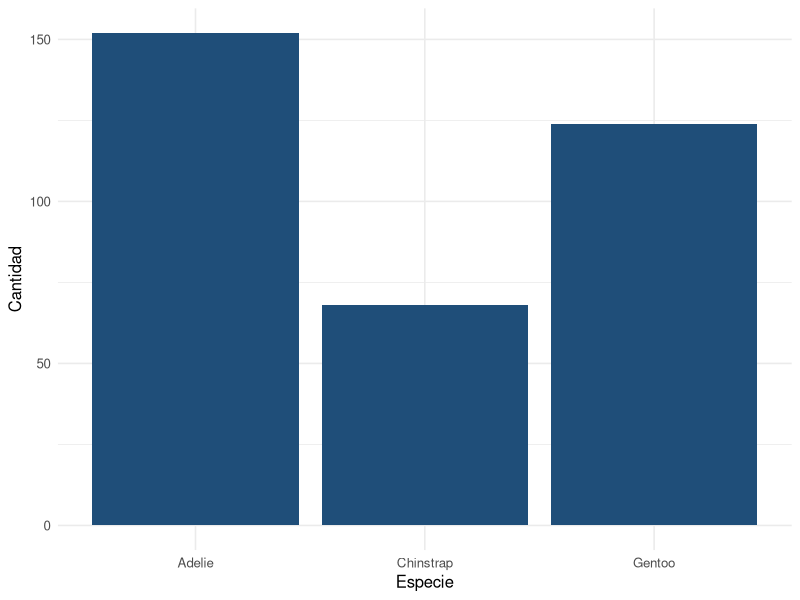
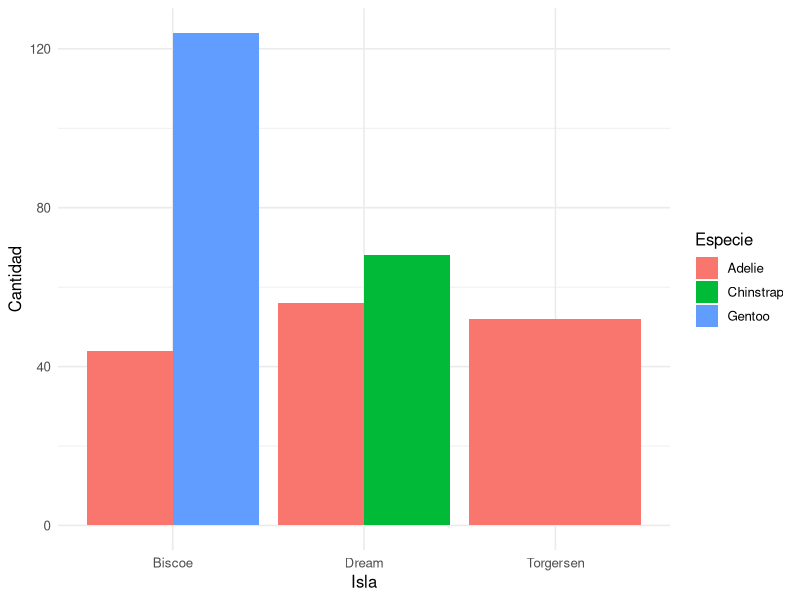
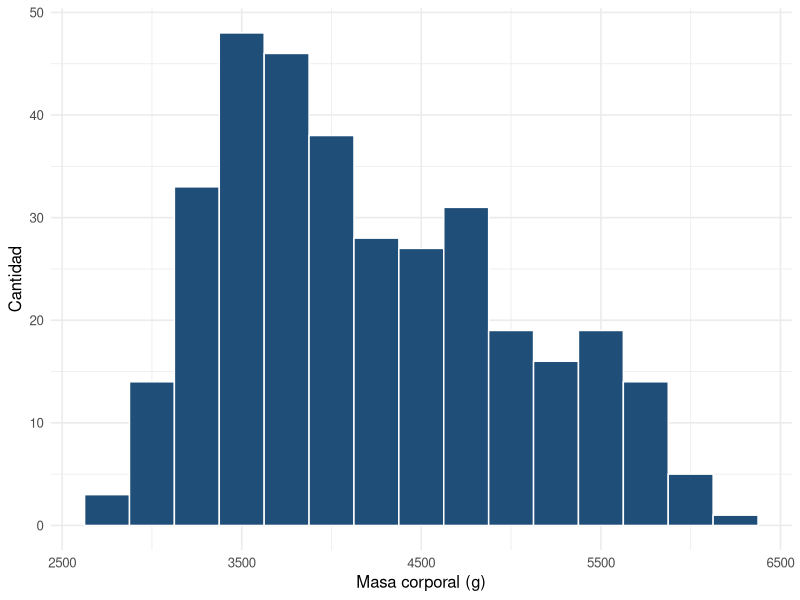
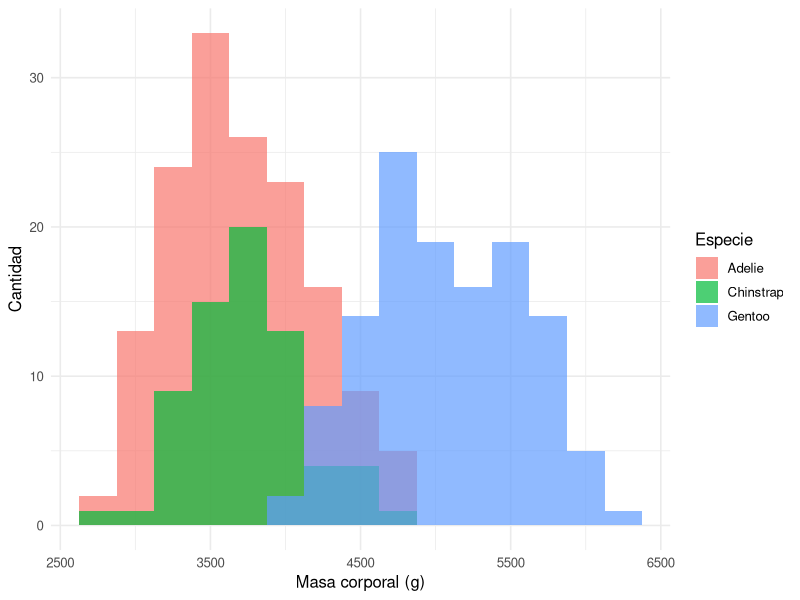

These figures' R source, in order: (Note: this script raises an error after producing the figures.)
## ---- chunk 1
#| label: setup
#| include: false
library(tidyverse)
library(palmerpenguins)
theme_set(theme_minimal(base_size = 12))
## ---- chunk 2
#| label: glimpse-penguins
library(palmerpenguins)
glimpse(penguins)
## ---- chunk 3
#| label: leer-csv
galletas <- read.csv("datos/galletas.csv")
head(galletas)
## ---- chunk 4
#| label: summary-galletas
summary(galletas)
## ---- chunk 5
#| label: factor-marca
galletas$marca <- factor(galletas$marca)
levels(galletas$marca)
## ---- chunk 6
#| label: fig-barras-especie
#| fig-cap: "Número de pingüinos por especie."
#| fig-width: 5
#| fig-height: 3
ggplot(penguins, aes(x = species)) +
  geom_bar(fill = "#1F4E79") +
  labs(x = "Especie", y = "Cantidad")
## ---- chunk 7
#| label: fig-barras-isla
#| fig-cap: "Distribución de especies por isla."
#| fig-width: 6
#| fig-height: 3
ggplot(penguins, aes(x = island, fill = species)) +
  geom_bar(position = "dodge") +
  labs(x = "Isla", y = "Cantidad", fill = "Especie")
## ---- chunk 8
#| label: fig-histograma-masa
#| fig-cap: "Distribución de la masa corporal de los pingüinos."
#| fig-width: 5
#| fig-height: 3
ggplot(penguins, aes(x = body_mass_g)) +
  geom_histogram(binwidth = 250, fill = "#1F4E79", color = "white") +
  labs(x = "Masa corporal (g)", y = "Cantidad")
## ---- chunk 9
#| label: fig-histograma-especie
#| fig-cap: "Masa corporal por especie."
#| fig-width: 6
#| fig-height: 3.2
ggplot(penguins, aes(x = body_mass_g, fill = species)) +
  geom_histogram(binwidth = 250, alpha = 0.7, position = "identity") +
  labs(x = "Masa corporal (g)", y = "Cantidad", fill = "Especie")
## ---- chunk 10
#| label: datos-ojs-cap1
#| include: false
peng_ojs <- penguins |>
  filter(!is.na(body_mass_g)) |>
  select(species, body_mass_g)
ojs_define(peng_data = peng_ojs)
